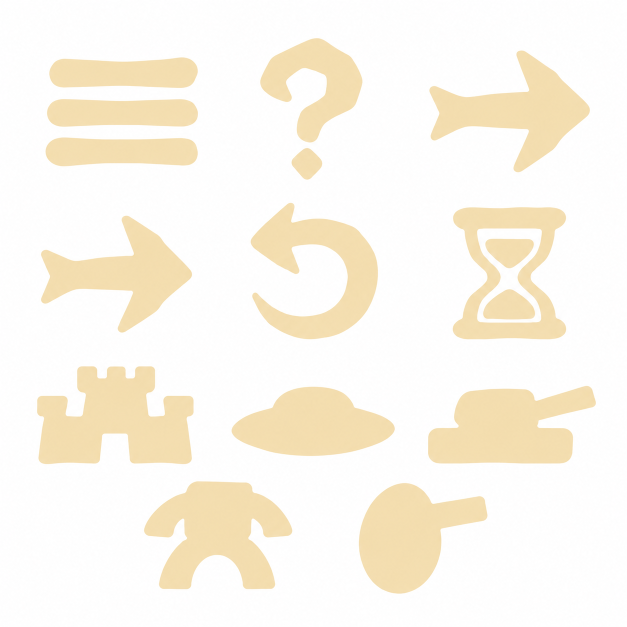
#> input picture images/extras/menu_signs.png, 1254 x 1254 px (shown at 1/2 size)
$ python prepare_sprites.py
#> lines starting #> are read from the running program, lines starting #| are printed output that depends on the picture
"""Prepare the supplied sheet crops for transparent Android Canvas sprites.

Run from the repository root with Pillow installed: python tools/prepare_sprites.py
The original, unmodified art stays in images/ for later adjustments.
"""

from collections import deque
from pathlib import Path

from PIL import Image


ROOT = Path(__file__).resolve().parents[1]
SOURCE = ROOT / "images"
OUTPUT = ROOT / "assets" / "graphics"
COLORS = ("blue", "orange", "red", "pink")
TYPES = ("walker", "saucer", "tank", "wheel_turret")
CACHE = ROOT / "build" / "sprites"


def trim(image, padding=2):
    bounds = image.getchannel("A").getbbox()
    if bounds is None:
        raise ValueError("Artwork is empty")
    left, top, right, bottom = bounds
    return image.crop(
        (
            max(0, left - padding),
            max(0, top - padding),
            min(image.width, right + padding),
            min(image.height, bottom + padding),
        )
    )


# [142 lines left out: functions remove_sheet_background, save_sprite, clear_faint_background, crop_ground_tiles, crop_units_and_mines, crop_new_spots and 2 more, not called in this run]


def prepare_menu():
    folder = CACHE / "menu-signs"
    folder.mkdir(parents=True, exist_ok=True)
    sheet = Image.open(SOURCE / "extras" / "menu_signs.png").convert("RGBA")
    boxes = {
        "menu": (60, 80, 420, 365), "help": (485, 50, 765, 375),
        "end": (830, 70, 1210, 370), "arrow": (55, 395, 415, 700),
        "undo": (470, 385, 790, 710), "hourglass": (865, 385, 1170, 710),
        "base": (45, 715, 415, 945), "saucer": (440, 735, 815, 945),
        "tank": (830, 735, 1220, 945), "walker": (265, 950, 610, 1210),
        "wheel_turret": (685, 950, 1005, 1220),
    }
    for name, bounds in boxes.items():
        # Coordinates are expressed in the supplied 1254-pixel sheet.
        bounds = tuple(round(v * sheet.width / 1254) for v in bounds)
        icon = sheet.crop(bounds)
        pixels = icon.load()
        for y in range(icon.height):
            for x in range(icon.width):
                r, g, b, a = pixels[x, y]
                alpha = max(0, min(255, (max(r, g, b) - min(r, g, b) - 10) * 255 // 25))
                pixels[x, y] = (r, g, b, min(a, alpha))
        icon = trim(icon, padding=0)
        icon.save(folder / f"{name}.png")
        icon.thumbnail((192, 192), Image.Resampling.LANCZOS)
        icon.save(OUTPUT / f"menu_{name}.png")
#> this loop made 11 passes
#> (left in trim, top in trim, right in trim, bottom in trim) on passes 1 to 11: (31, 34, 336, 253), (35, 26, 240, 310), (28, 30, 350, 275), (27, 36, 329, 271), (31, 20, 286, 294), (40, 29, 268, 294), (29, 17, 343, 214), (23, 38, 350, 177), (26, 36, 362, 193), (23, 12, 320, 229), (32, 16, 290, 238)
#> pass 1, in prepare_menu, `icon = sheet.crop(bounds)`:
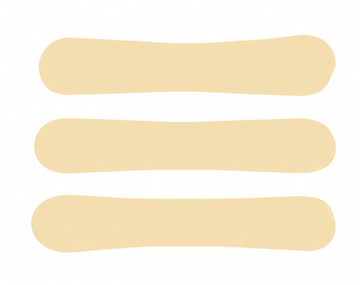
#> icon: PIL image 360x285 RGBA; mean R, G, B, A 249.4, 239.7, 219.3, 255
#> pass 1, in prepare_menu, `icon = trim(icon, padding=0)`:
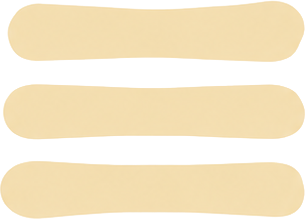
#> icon: PIL image 305x219 RGBA; mean R, G, B, A 246.9, 232, 200.7, 174.7; transparent parts drawn white
#> pass 1, in prepare_menu, `icon.save(OUTPUT / f"menu_{name}.png")`:
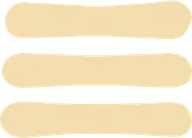
#> saved as menu_menu.png: PIL image 192x138 RGBA; mean R, G, B, A 184.2, 168.7, 135.8, 174.8; transparent parts drawn white
#> pass 2, in prepare_menu, `icon = sheet.crop(bounds)`:
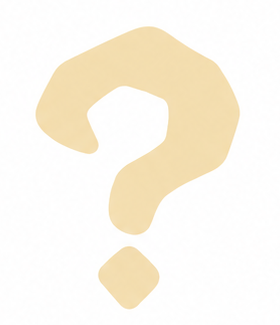
#> icon: PIL image 280x325 RGBA; mean R, G, B, A 251.4, 245.7, 234, 255
#> after the loop:
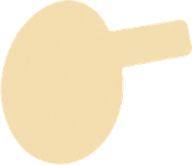
#> icon: PIL image 192x165 RGBA; mean R, G, B, A 149, 136, 108.4, 149.1; transparent parts drawn white
    for name, source, size in (("panel", "panel3.png", 1600), ("button", "button4.png", 256)):
#> (the run stopped early here; a loop or call above may not have finished)

$ run again, with images/extras/spots.png copied over images/extras/menu_signs.png
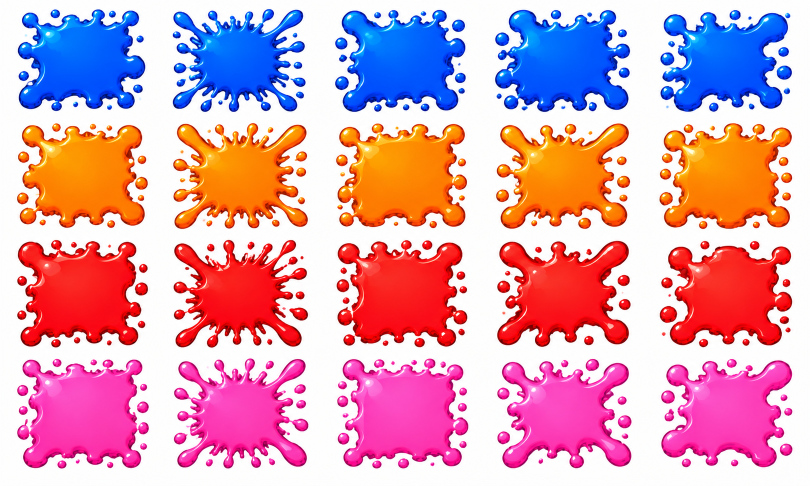
#> input picture images/extras/spots.png, 1619 x 971 px (shown at 1/2 size)
#> the loop in prepare_menu, `for name, bounds in boxes.items():` made 8 passes
#> (left in trim, right in trim, bottom in trim) on passes 1 to 7: (0, 465, 356), (44, 309, 419), (0, 490, 369), (0, 465, 394), (0, 413, 420), (0, 394, 420), (0, 465, 15)
#> pass 1, in prepare_menu, `icon = sheet.crop(bounds)`:
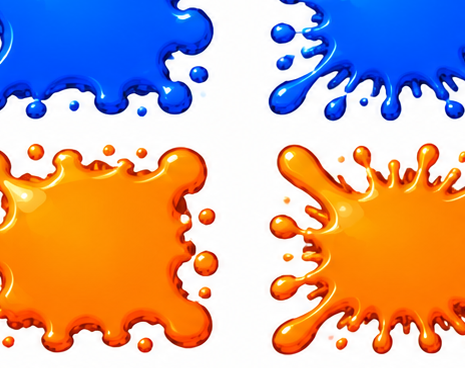
#> icon: PIL image 465x368 RGBA; mean R, G, B, A 196.4, 166.3, 156.9, 255
#> pass 2, in prepare_menu, `icon = sheet.crop(bounds)`:
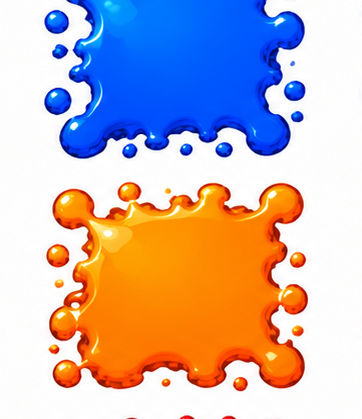
#> icon: PIL image 362x419 RGBA; mean R, G, B, A 198.8, 181.8, 183, 255
